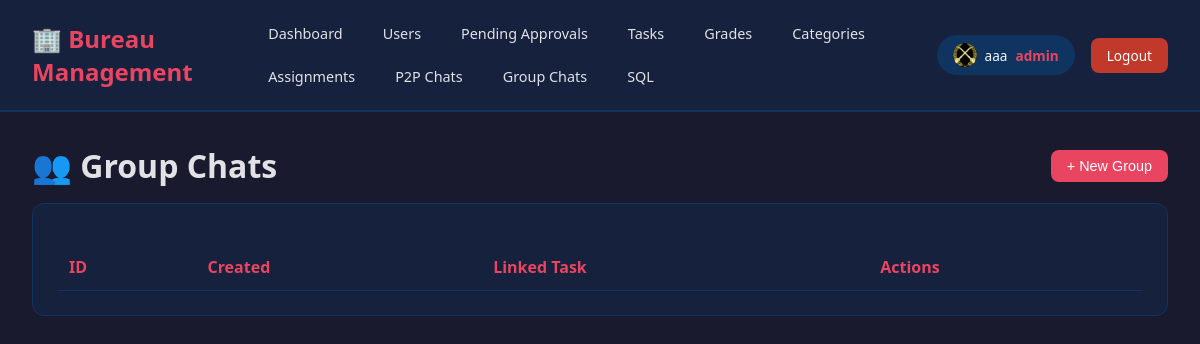
The page /web/group-chats (signed in) on the database its author committed.
### database.py (models this page shows)
class User(db.Model):
    __tablename__ = 'users'
    matricule = db.Column(db.Text, primary_key=True)
    name = db.Column(db.Text, nullable=False)
    family_name = db.Column(db.Text, nullable=False)
    category = db.Column(db.Integer, db.ForeignKey('categories.category_id'), nullable=False)
    grade = db.Column(db.Integer, db.ForeignKey('grades.grade_id'), nullable=True)
    user_name = db.Column(db.Text, nullable=False)
    password = db.Column(db.Text, nullable=False)
    profil_pic_url = db.Column(db.Text, nullable=False)
    user_role = db.Column(db.Integer, db.ForeignKey('user_roles.user_role_id'), nullable=False)
    is_approved = db.Column(db.Boolean, nullable=False, default=False)  # NEW: Approval status
    category_rel = db.relationship('Category', backref='users')
    grade_rel = db.relationship('Grade', backref='users')
    role_rel = db.relationship('UserRole', backref='users')
    approval_request = db.relationship('UserApprovalRequest', uselist=False, backref='user', cascade='all, delete-orphan')

### app.py (the view)
@app.route('/web/group-chats')
@login_required
def web_group_chats():
    chats = GroupChat.query.all()
    tasks = ToDoTask.query.all()
    return render_template('tables/group_chats.html', chats=chats, tasks=tasks)

### app.py (called while the page is built)
@app.context_processor
def inject_pending_approvals_count():
    def get_pending_approvals_count():
        return UserApprovalRequest.query.count()
    return dict(get_pending_approvals_count=get_pending_approvals_count)

@app.context_processor
def inject_user_profile_pic():
    def get_user_profile_pic():
        if 'user_matricule' in session:
            user = User.query.get(session['user_matricule'])
            if user:
                return get_profile_picture_url(user)
        return '/static/uploads/profiles/default.png'
    return dict(profile_pic=get_user_profile_pic())

### auth.py (called while the page is built)
def login_required(f):
    @wraps(f)
    def decorated_function(*args, **kwargs):
        if 'user_matricule' not in session:
            if request.is_json or request.path.startswith('/api/'):
                return jsonify({"error": "Authentication required"}), 401
            flash('Please log in first', 'danger')
            return redirect(url_for('login'))
        return f(*args, **kwargs)
    return decorated_function

### utils.py (called while the page is built)
def get_profile_picture_url(user):
    if user and user.profil_pic_url and user.profil_pic_url.strip():
        return user.profil_pic_url
    return "/static/uploads/profiles/default.png"

### templates/tables/group_chats.html (shortened to what this page needs)
{% extends "base.html" %}
{% block content %}
<div style="display: flex; justify-content: space-between; align-items: center; margin-bottom: 1rem;">
    <h1>👥 Group Chats</h1>
    <button class="btn btn-primary" onclick="document.getElementById('addModal').classList.add('active')">+ New Group</button>
</div>
<div class="card">
    <table>
        <thead><tr><th>ID</th><th>Created</th><th>Linked Task</th><th>Actions</th></tr></thead>
    </table>
</div>
{% endblock %}

### templates/base.html (shortened to what this page needs)
<!DOCTYPE html>
<html lang="en">
<head>
</head>
<body>
    <nav class="navbar">
        <div class="navbar-left">
            <h1>🏢 Bureau Management</h1>
            <div class="nav-links">
                <a href="{{ url_for('dashboard') }}">Dashboard</a>
                {% if session.get('user_role') in [1, 2] %}<a href="{{ url_for('web_users') }}">Users</a>{% endif %}
                {% if session.get('user_role') in [1, 2] %}<a href="{{ url_for('web_pending_approvals') }}">Pending Approvals</a>{% endif %}
                <a href="{{ url_for('web_tasks') }}">Tasks</a>
                {% if session.get('user_role') == 1 %}<a href="{{ url_for('web_grades') }}">Grades</a>{% endif %}
                {% if session.get('user_role') == 1 %}<a href="{{ url_for('web_categories') }}">Categories</a>{% endif %}
                {% if session.get('user_role') in [1, 2] %}<a href="{{ url_for('web_assignments') }}">Assignments</a>{% endif %}
                <a href="{{ url_for('web_p2p_chats') }}">P2P Chats</a>
                <a href="{{ url_for('web_group_chats') }}">Group Chats</a>
                {% if session.get('user_role') == 1 %}<a href="{{ url_for('web_sql') }}">SQL</a>{% endif %}
            </div>
        </div>
        <div class="user-info">
            <a href="{{ url_for('profile') }}" style="text-decoration: none;">
                <div class="user-badge" style="display: flex; align-items: center; gap: 0.5rem; cursor: pointer;">
                    <img src="{{ profile_pic if profile_pic is defined else '/static/uploads/profiles/default.png' }}"
                         alt="" style="width: 24px; height: 24px; border-radius: 50%; object-fit: cover;">
                    <span style="color: aliceblue;">{{ session.get('user_name', 'Guest') }}</span>
                    <span class="role">{{ session.get('user_role_name', 'Unknown') }}</span>
                </div>
            </a>
            <a href="{{ url_for('logout') }}" class="btn-logout">Logout</a>
        </div>
    </nav>
    <div class="container">
        {% block content %}{% endblock %}
    </div>
</body>
</html>

### templates/base.html (style rules this page uses)
* { margin: 0; padding: 0; box-sizing: border-box; }
body { font-family: 'Segoe UI', Tahoma, Geneva, Verdana, sans-serif; background: #1a1a2e; color: #e1e1e6; min-height: 100vh; }
.navbar { background: #16213e; padding: 1rem 2rem; display: flex; align-items: center; justify-content: space-between; border-bottom: 2px solid #0f3460; }
.navbar-left { display: flex; align-items: center; gap: 2rem; }
.navbar h1 { color: #e94560; font-size: 1.5rem; }
.nav-links { display: flex; gap: 0.5rem; flex-wrap: wrap; }
.nav-links a { color: #e1e1e6; text-decoration: none; padding: 0.5rem 1rem; border-radius: 8px; transition: all 0.3s; font-size: 0.9rem; }
.user-info { display: flex; align-items: center; gap: 1rem; }
.user-badge { background: #0f3460; padding: 0.5rem 1rem; border-radius: 20px; font-size: 0.85rem; }
.user-badge .role { color: #e94560; font-weight: bold; }
.btn-logout { background: #c0392b; color: white; padding: 0.5rem 1rem; border-radius: 8px; text-decoration: none; font-size: 0.85rem; transition: background 0.3s; }
.container { padding: 2rem; max-width: 1400px; margin: 0 auto; }
.card { background: #16213e; border-radius: 12px; padding: 1.5rem; margin-bottom: 1.5rem; border: 1px solid #0f3460; }
table { width: 100%; border-collapse: collapse; margin-top: 1rem; }
th, td { padding: 0.75rem; text-align: left; border-bottom: 1px solid #0f3460; }
th { color: #e94560; font-weight: 600; }
.btn { display: inline-block; padding: 0.5rem 1rem; border-radius: 8px; text-decoration: none; border: none; cursor: pointer; font-size: 0.9rem; transition: all 0.3s; }
.btn-primary { background: #e94560; color: white; }

### rows shown on the page
User: profil_pic_url (picture), get "aaa", get "admin"
